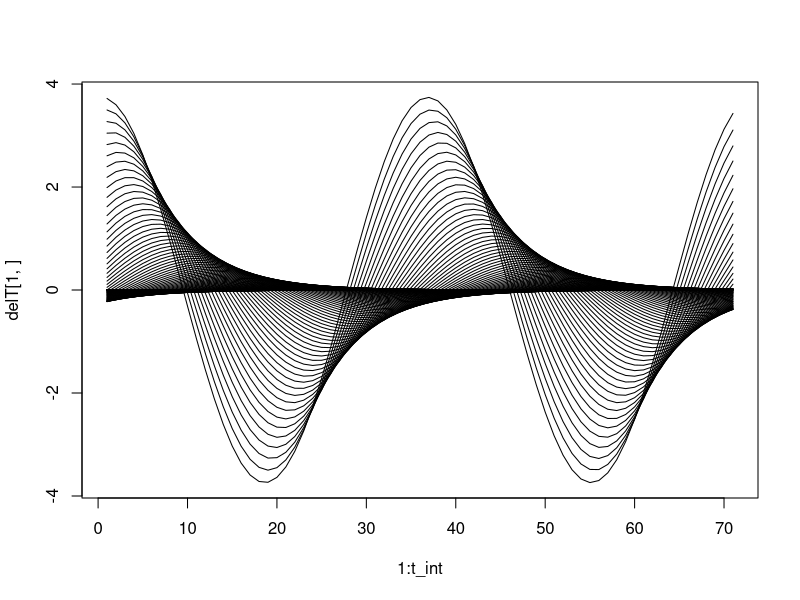

Reproduce this figure in R.
#Input Parameters - Make each of these inputs to a function later
Geotherm <- 0   
Vol_HC <- 1.8 *1000000
Kt <- 2.5
Period <- 365*24*3600
omega <- 2*pi/Period
Amp <- 4 
#  DOnt need this MAGST <- 4
kdiff <- Kt/Vol_HC

dt=10*3600*24
t=71*dt

dz=.25
z=100*dz

#create the initial delT matrix
delT=rep(0, 100*71)
dim(delT)=c(100,71)

for (z_int in 1:100){
  z=z_int*dz
  
  for (t_int in 1:71){
    
    t=t_int*dt
    
    delT[z_int,t_int] <- Amp * exp(-z*sqrt(omega/(2*kdiff)))*cos(omega*t-z*sqrt(omega/(2*kdiff)))
  
  }
  
}



plot(1:t_int,delT[1,],type="l")

for (pl in 2:100){
  lines(1:t_int,delT[pl,],type="l")
  
  
}

#trumpet curve
#find the min, mean and average
#can pass a function the matrix with rows


